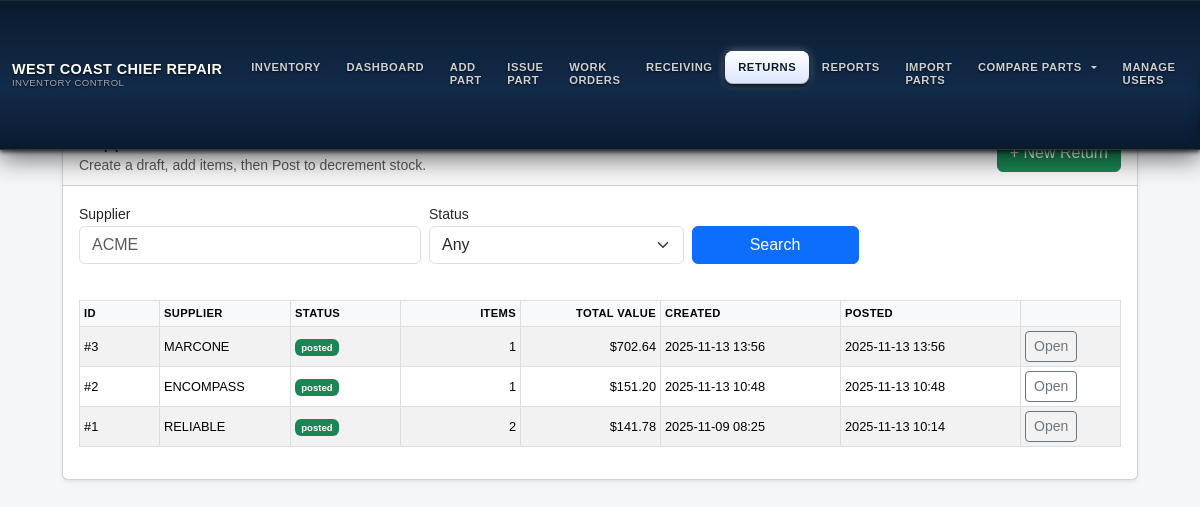
/supplier_returns/ (signed in), run on an earlier commit of the app's database.
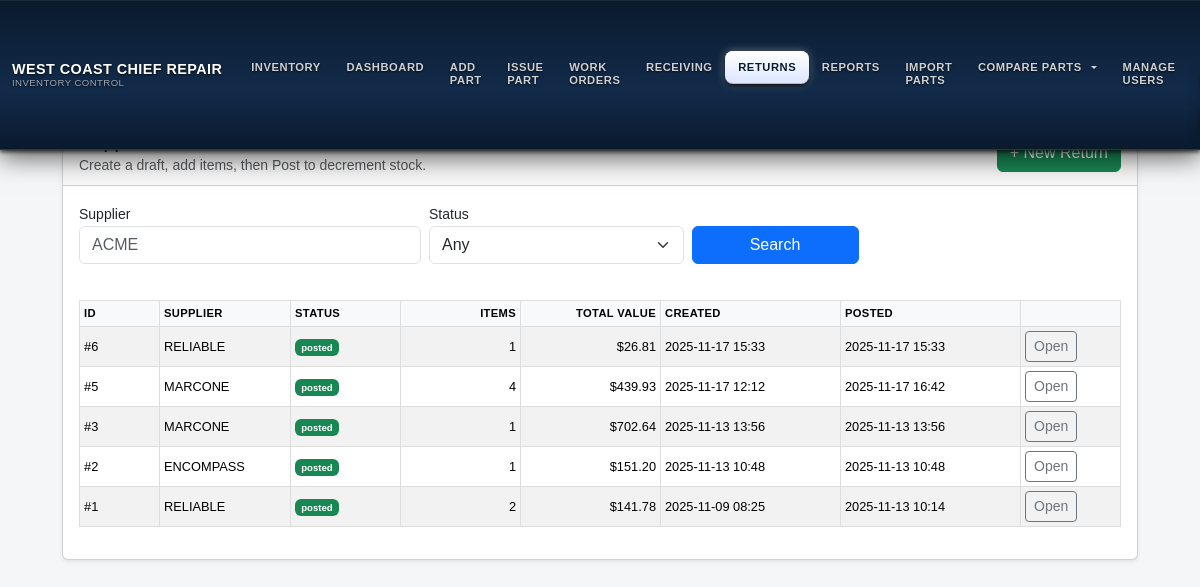
And on a later commit of the database.
### models.py (models this page shows, shortened)
class SupplierReturnBatch(db.Model):
    __tablename__ = "supplier_return_batch"
    __table_args__ = {"extend_existing": True}
    id = db.Column(db.Integer, primary_key=True)
    supplier_name = db.Column(db.String(200), index=True)
    reference_receiving_id = db.Column(db.Integer)  # опционально, без FK, просто справочно
    status = db.Column(db.String(20), nullable=False, default="draft")  # draft|posted
    created_at = db.Column(db.DateTime, nullable=False, default=datetime.utcnow)
    created_by = db.Column(db.String(120))
    posted_at = db.Column(db.DateTime)
    posted_by = db.Column(db.String(120))
    total_items = db.Column(db.Integer, nullable=False, default=0)
    total_value = db.Column(db.Float,   nullable=False, default=0.0)
    items = db.relationship(
        "SupplierReturnItem",
        back_populates="batch",
        cascade="all, delete-orphan",
        lazy="selectin",
    )

### supplier_returns/routes.py (the view)
@supplier_returns_bp.route("/", methods=["GET"])
@login_required
def list_returns():
    if not _require_admin():
        flash("Access denied", "danger")
        return redirect(url_for("inventory.dashboard"))
    q = SupplierReturnBatch.query
    supplier = (request.args.get("supplier") or "").strip()
    status   = (request.args.get("status") or "").strip()
    if supplier:
        q = q.filter(SupplierReturnBatch.supplier_name.ilike(f"%{supplier}%"))
    if status in ("draft", "posted"):
        q = q.filter(SupplierReturnBatch.status == status)
    rows = q.order_by(SupplierReturnBatch.id.desc()).all()
    return render_template("supplier_returns/list.html", rows=rows, supplier=supplier, status=status)

### app.py (called while the page is built)
def _to_local(dt: datetime, fmt: str):
    if not dt:
        return "—"
    tzname = app.config.get("DISPLAY_TZ", "America/Los_Angeles")
    try:
        dt_utc = dt.replace(tzinfo=ZoneInfo("UTC"))
        dt_local = dt_utc.astimezone(ZoneInfo(tzname))
        return dt_local.strftime(fmt)
    except Exception:
        return dt.strftime(fmt)

@app.template_filter("local_dt")
def jinja_local_dt(dt: datetime, fmt: str = "%Y-%m-%d %H:%M"):
    return _to_local(dt, fmt)

@app.before_request
def restrict_role_routes():
    try:
        if not getattr(current_user, "is_authenticated", False):
            return  # гость — пусть дойдёт до /login
        ep = (request.endpoint or "").strip()
        role = (getattr(current_user, "role", "") or "").strip().lower()
        if role == "technician":
            if ep in ALLOWED_TECH_ENDPOINTS or ep.endswith(".health") or ep.endswith(".ping"):
                return
            return redirect(url_for("inventory.wo_list"))
        if role == "viewer":
            if ep in ALLOWED_VIEWER_ENDPOINTS or ep.endswith(".health") or ep.endswith(".ping"):
                return
            return redirect(url_for("inventory.wo_list"))
        return
    except Exception:
        try:
            return redirect(url_for("inventory.wo_list"))
        except Exception:
            return

### auth/routes.py (called while the page is built)
@login_manager.user_loader
def load_user(user_id):
    return User.query.get(int(user_id))

### supplier_returns/routes.py (called while the page is built)
def _require_admin():
    role = (getattr(current_user, "role", "") or "").lower()
    return role in ("superadmin", "admin")

### templates/supplier_returns/list.html (shortened to what this page needs)
{% extends "base.html" %}
{% block content %}
<div class="container" style="max-width: 1100px;">
  <div class="card shadow-sm mt-4">
    <div class="card-header d-flex justify-content-between align-items-center">
      <div>
        <h5 class="mb-0">Supplier Returns</h5>
        <small class="text-muted">Create a draft, add items, then Post to decrement stock.</small>
      </div>
      <a href="{{ url_for('supplier_returns.new_return') }}" class="btn btn-success">+ New Return</a>
    </div>
    <div class="card-body">
      <form class="row g-2 mb-3" method="get" action="{{ url_for('supplier_returns.list_returns') }}">
        <div class="col-md-4">
          <label class="form-label mb-0"><small>Supplier</small></label>
          <input class="form-control" name="supplier" value="{{ supplier or '' }}" placeholder="ACME">
        </div>
        <div class="col-md-3">
          <label class="form-label mb-0"><small>Status</small></label>
          <select class="form-select" name="status">
            <option value="">Any</option>
          </select>
        </div>
        <div class="col-md-2 align-self-end">
          <button class="btn btn-primary w-100">Search</button>
        </div>
      </form>
      <div class="table-responsive">
        <table class="table table-sm table-striped align-middle">
          <thead class="table-light">
            <tr>
              <th style="width:80px;">ID</th>
              <th>Supplier</th>
              <th style="width:110px;">Status</th>
              <th style="width:120px;" class="text-end">Items</th>
              <th style="width:140px;" class="text-end">Total Value</th>
              <th style="width:180px;">Created</th>
              <th style="width:180px;">Posted</th>
              <th style="width:100px;"></th>
            </tr>
          </thead>
          <tbody>
            {% for r in rows %}
              <tr>
                <td>#{{ r.id }}</td>
                <td>{{ r.supplier_name or '—' }}</td>
                <td>
                  {% if r.status == 'posted' %}
                    <span class="badge bg-success">posted</span>
                  {% else %}
                    <span class="badge bg-secondary">draft</span>
                  {% endif %}
                </td>
                <td class="text-end">{{ r.total_items or 0 }}</td>
                <td class="text-end">${{ '%.2f'|format(r.total_value or 0) }}</td>
                <td>{{ r.created_at|local_dt }}</td>
                <td>{{ r.posted_at|local_dt }}</td>
                <td>
                  <a class="btn btn-sm btn-outline-secondary"
                     href="{{ url_for('supplier_returns.edit_return', batch_id=r.id) }}">Open</a>
                </td>
              </tr>
            {% else %}
              <tr><td colspan="8" class="text-center text-muted py-4">No supplier returns yet.</td></tr>
            {% endfor %}
          </tbody>
        </table>
      </div>
    </div>
  </div>
</div>
{% endblock %}

### templates/base.html (shortened to what this page needs)
<!DOCTYPE html>
<html lang="en">
<head>
  <link href="https://cdn.jsdelivr.net/npm/bootstrap@5.3.3/dist/css/bootstrap.min.css"
        rel="stylesheet"
 />
  <link rel="stylesheet" href="{{ url_for('static', filename='style.css') }}" />
</head>
<body class="role-{{ (current_user.role or '')|lower }}">
  <nav class="navbar navbar-expand-lg fixed-top wccr-navbar main-navbar">
    <div class="container-fluid py-2">
      <a class="navbar-brand d-flex flex-column justify-content-center" href="{{ url_for('inventory.dashboard') }}">
        <div>WEST COAST CHIEF REPAIR</div>
        <span class="sub">INVENTORY CONTROL</span>
      </a>
      <div class="collapse navbar-collapse mt-3 mt-lg-0" id="navbarMain">
        <ul class="navbar-nav me-auto mb-2 mb-lg-0">
          <li class="nav-item">
            <a class="nav-link{% if request.endpoint and request.endpoint == 'inventory.location_report' %} active{% endif %}"
               href="{{ url_for('inventory.location_report') }}">INVENTORY</a>
          </li>
          <li class="nav-item">
            <a class="nav-link{% if request.endpoint and request.endpoint == 'inventory.dashboard' %} active{% endif %}"
               href="{{ url_for('inventory.dashboard') }}">DASHBOARD</a>
          </li>
          <li class="nav-item">
            <a class="nav-link{% if request.endpoint and request.endpoint == 'inventory.add_part' %} active{% endif %}"
               href="{{ url_for('inventory.add_part') }}">ADD PART</a>
          </li>
          <li class="nav-item">
            <a class="nav-link{% if request.endpoint and request.endpoint == 'inventory.issue_part' %} active{% endif %}"
               href="{{ url_for('inventory.issue_part') }}">ISSUE PART</a>
          </li>
          {% set is_wo = request.endpoint and request.endpoint.startswith('inventory.wo_') %}
          <li class="nav-item">
            <a class="nav-link{{ ' active' if is_wo else '' }}"
               href="{{ url_for('inventory.wo_list') }}">WORK ORDERS</a>
          </li>
          <li class="nav-item">
            <a class="nav-link{% if request.endpoint and request.endpoint.startswith('inventory.receiving') %} active{% endif %}"
               href="{{ url_for('inventory.receiving_list') }}">RECEIVING</a>
          </li>
          {% if current_user.is_authenticated and current_user.role in ['superadmin', 'admin'] %}
          <li class="nav-item">
            <a class="nav-link{% if request.endpoint and request.endpoint.startswith('supplier_returns.') %} active{% endif %}"
               href="{{ url_for('supplier_returns.list_returns') }}">RETURNS</a>
          </li>
          {% endif %}
          <li class="nav-item">
            <a class="nav-link{% if request.endpoint and request.endpoint.startswith('inventory.reports') %} active{% endif %}"
               href="{{ url_for('inventory.reports_grouped') }}">REPORTS</a>
          </li>
          <li class="nav-item">
            <a class="nav-link{% if request.endpoint and request.endpoint.startswith('inventory.import_parts') %} active{% endif %}"
               href="{{ url_for('inventory.import_parts_upload') }}">IMPORT PARTS</a>
          </li>
          <li class="nav-item dropdown">
            <a class="nav-link dropdown-toggle text-uppercase" href="#" id="compareDropdown" role="button"
               data-bs-toggle="dropdown" data-bs-display="static" aria-expanded="false">COMPARE PARTS</a>
          </li>
          {% if current_user.is_authenticated and current_user.role in ['superadmin', 'admin'] %}
          <li class="nav-item">
            <a class="nav-link{% if request.endpoint and request.endpoint.startswith('inventory.users') %} active{% endif %}"
               href="{{ url_for('inventory.users') }}">MANAGE USERS</a>
          </li>
          {% endif %}
        </ul>
      </div>
    </div>
  </nav>
  <main class="container main-wrapper">
    {% block content %}{% endblock %}
  </main>
</body>
</html>

### static/style.css (style rules this page uses)
body { font-family: Arial, sans-serif; background-color:#f6f6f6; padding:20px; margin:0; }
.navbar { z-index:1200; }
table { width:100%; border-collapse:collapse; margin-top:20px; }
table th, table td { padding:10px; border:1px solid #ddd; text-align:left; }
form input:not([type="checkbox"]):not([type="radio"]):not(.form-check-input), form select, form textarea { width: 100%; box-sizing: border-box; }

### templates/base.html (style rules this page uses)
.wccr-navbar { background: linear-gradient(to bottom, #0a1a2d 0%, #122b4a 60%, #0a1a2d 100%); color: #fff; box-shadow: 0 2px 4px rgba(0,0,0,.7), 0 8px 24px rgba(0,0,0,.6), inset 0 1px 0 rgba(255,255,255,.08); border-bottom: 1px solid rgba(255,255,255,.12); }
.wccr-navbar .navbar-brand { font-weight: 600; font-size: .9rem; line-height: 1.2; letter-spacing: .03em; color: #fff; text-shadow: 0 1px 2px rgba(0,0,0,.8); }
.wccr-navbar .navbar-brand span.sub { display:block; font-weight:400; font-size:.6rem; line-height:1.1; color:rgba(255,255,255,.6); }
.wccr-navbar .navbar-nav .nav-link { font-size:.7rem; font-weight:600; letter-spacing:.05em; text-transform:uppercase; color:rgba(255,255,255,.8); padding:.6rem .8rem; border-radius:.5rem; line-height:1.2; text-shadow:0 1px 2px rgba(0,0,0,.8); transition:all .12s linear; display:flex; align-items:center; gap:.4rem; }
.wccr-navbar .navbar-nav .nav-link.active, .wccr-navbar .navbar-nav .show>.nav-link { color:#0a1a2d; background:linear-gradient(to bottom,#ffffff 0%,#dbe5ff 100%); box-shadow:0 2px 4px rgba(0,0,0,.9),0 0 8px rgba(255,255,255,.4), inset 0 1px 0 rgba(255,255,255,.9), inset 0 -1px 0 rgba(0,0,0,.2); text-shadow:0 1px 0 rgba(255,255,255,.7); }
body { background-color:#f5f6f8; }
main.main-wrapper { padding-top:4.75rem; padding-bottom:2rem; }
table { font-size:.8rem; }
th { font-weight:600; text-transform:uppercase; letter-spacing:.03em; font-size:.7rem; }

What changed in the data, as far as the page shows it:
added SupplierReturnBatch: id "6", supplier_name "RELIABLE", status "posted", total_items "1", total_value "26.81", created_at|local_dt "2025-11-17 15:33", posted_at|local_dt "2025-11-17 15:33"
added SupplierReturnBatch: id "5", supplier_name "MARCONE", status "posted", total_items "4", total_value "439.93", created_at|local_dt "2025-11-17 12:12", posted_at|local_dt "2025-11-17 16:42"
